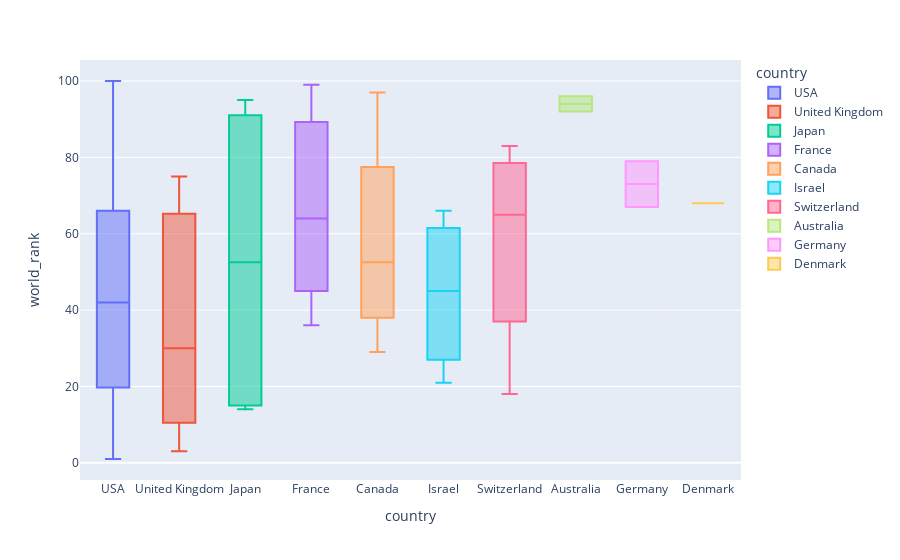

This figure's notebook cell:
### Code cell
import plotly.express as px
fig = px.box(pt_top10_2013_all, x="country", y="world_rank",
                 color = 'country' )
fig.update_yaxes(showticklabels=True , matches=None)
fig.update_xaxes(showticklabels=True , matches=None)
fig.show()
plt.savefig('boxplot_cwur_2013 .png', width=150,height = 150)

### Figure 1 — Plotly figure (JSON) as saved in the notebook; plotly's stock layout.template omitted (floating-point values rounded to 4 significant figures)
{"data": [{"alignmentgroup": "True", "hovertemplate": "country=%{x}<br>world_rank=%{y}<extra></extra>", "legendgroup": "USA", "marker": {"color": "#636efa"}, "name": "USA", "notched": false, "offsetgroup": "USA", "orientation": "v", "showlegend": true, "type": "box", "x": ["USA", "USA", "USA", "USA", "USA", "USA", "USA", "USA", "USA", "USA", "USA", "USA", "USA", "USA", "USA", "USA", "USA", "USA", "USA", "USA", "USA", "USA", "USA", "USA", "USA", "USA", "USA", "USA", "USA", "USA", "USA", "USA", "USA", "USA", "USA", "USA", "USA", "USA", "USA", "USA", "USA", "USA", "USA", "USA", "USA", "USA", "USA", "USA", "USA", "USA", "USA", "USA", "USA", "USA", "USA", "USA", "USA"], "x0": " ", "xaxis": "x", "y": [1, 2, 4, 6, 7, 8, 9, 10, 11, 12, 13, 16, 17, 19, 20, 22, 23, 24, 25, 26, 28, 31, 32, 34, 37, 38, 39, 41, 42, 43, 44, 46, 49, 50, 51, 52, 53, 54, 55, 59, 61, 63, 65, 69, 71, 73, 76, 77, 78, 80, 82, 85, 88, 89, 93, 94, 100], "y0": " ", "yaxis": "y"}, {"alignmentgroup": "True", "hovertemplate": "country=%{x}<br>world_rank=%{y}<extra></extra>", "legendgroup": "United Kingdom", "marker": {"color": "#EF553B"}, "name": "United Kingdom", "notched": false, "offsetgroup": "United Kingdom", "orientation": "v", "showlegend": true, "type": "box", "x": ["United Kingdom", "United Kingdom", "United Kingdom", "United Kingdom", "United Kingdom", "United Kingdom", "United Kingdom"], "x0": " ", "xaxis": "x", "y": [3, 5, 27, 30, 45, 72, 75], "y0": " ", "yaxis": "y"}, {"alignmentgroup": "True", "hovertemplate": "country=%{x}<br>world_rank=%{y}<extra></extra>", "legendgroup": "Japan", "marker": {"color": "#00cc96"}, "name": "Japan", "notched": false, "offsetgroup": "Japan", "orientation": "v", "showlegend": true, "type": "box", "x": ["Japan", "Japan", "Japan", "Japan", "Japan", "Japan"], "x0": " ", "xaxis": "x", "y": [14, 15, 35, 70, 91, 95], "y0": " ", "yaxis": "y"}, {"alignmentgroup": "True", "hovertemplate": "country=%{x}<br>world_rank=%{y}<extra></extra>", "legendgroup": "France", "marker": {"color": "#ab63fa"}, "name": "France", "notched": false, "offsetgroup": "France", "orientation": "v", "showlegend": true, "type": "box", "x": ["France", "France", "France", "France", "France"], "x0": " ", "xaxis": "x", "y": [36, 48, 64, 86, 99], "y0": " ", "yaxis": "y"}, {"alignmentgroup": "True", "hovertemplate": "country=%{x}<br>world_rank=%{y}<extra></extra>", "legendgroup": "Canada", "marker": {"color": "#FFA15A"}, "name": "Canada", "notched": false, "offsetgroup": "Canada", "orientation": "v", "showlegend": true, "type": "box", "x": ["Canada", "Canada", "Canada", "Canada"], "x0": " ", "xaxis": "x", "y": [29, 47, 58, 97], "y0": " ", "yaxis": "y"}, {"alignmentgroup": "True", "hovertemplate": "country=%{x}<br>world_rank=%{y}<extra></extra>", "legendgroup": "Israel", "marker": {"color": "#19d3f3"}, "name": "Israel", "notched": false, "offsetgroup": "Israel", "orientation": "v", "showlegend": true, "type": "box", "x": ["Israel", "Israel", "Israel", "Israel"], "x0": " ", "xaxis": "x", "y": [21, 33, 57, 66], "y0": " ", "yaxis": "y"}, {"alignmentgroup": "True", "hovertemplate": "country=%{x}<br>world_rank=%{y}<extra></extra>", "legendgroup": "Switzerland", "marker": {"color": "#FF6692"}, "name": "Switzerland", "notched": false, "offsetgroup": "Switzerland", "orientation": "v", "showlegend": true, "type": "box", "x": ["Switzerland", "Switzerland", "Switzerland", "Switzerland"], "x0": " ", "xaxis": "x", "y": [18, 56, 74, 83], "y0": " ", "yaxis": "y"}, {"alignmentgroup": "True", "hovertemplate": "country=%{x}<br>world_rank=%{y}<extra></extra>", "legendgroup": "Australia", "marker": {"color": "#B6E880"}, "name": "Australia", "notched": false, "offsetgroup": "Australia", "orientation": "v", "showlegend": true, "type": "box", "x": ["Australia", "Australia"], "x0": " ", "xaxis": "x", "y": [92, 96], "y0": " ", "yaxis": "y"}, {"alignmentgroup": "True", "hovertemplate": "country=%{x}<br>world_rank=%{y}<extra></extra>", "legendgroup": "Germany", "marker": {"color": "#FF97FF"}, "name": "Germany", "notched": false, "offsetgroup": "Germany", "orientation": "v", "showlegend": true, "type": "box", "x": ["Germany", "Germany"], "x0": " ", "xaxis": "x", "y": [67, 79], "y0": " ", "yaxis": "y"}, {"alignmentgroup": "True", "hovertemplate": "country=%{x}<br>world_rank=%{y}<extra></extra>", "legendgroup": "Denmark", "marker": {"color": "#FECB52"}, "name": "Denmark", "notched": false, "offsetgroup": "Denmark", "orientation": "v", "showlegend": true, "type": "box", "x": ["Denmark"], "x0": " ", "xaxis": "x", "y": [68], "y0": " ", "yaxis": "y"}], "layout": {"boxmode": "overlay", "legend": {"title": {"text": "country"}, "tracegroupgap": 0}, "margin": {"t": 60}, "xaxis": {"anchor": "y", "categoryarray": ["USA", "United Kingdom", "Japan", "France", "Canada", "Israel", "Switzerland", "Australia", "Germany", "Denmark"], "categoryorder": "array", "domain": [0, 1], "showticklabels": true, "title": {"text": "country"}}, "yaxis": {"anchor": "x", "domain": [0, 1], "showticklabels": true, "title": {"text": "world_rank"}}}}
